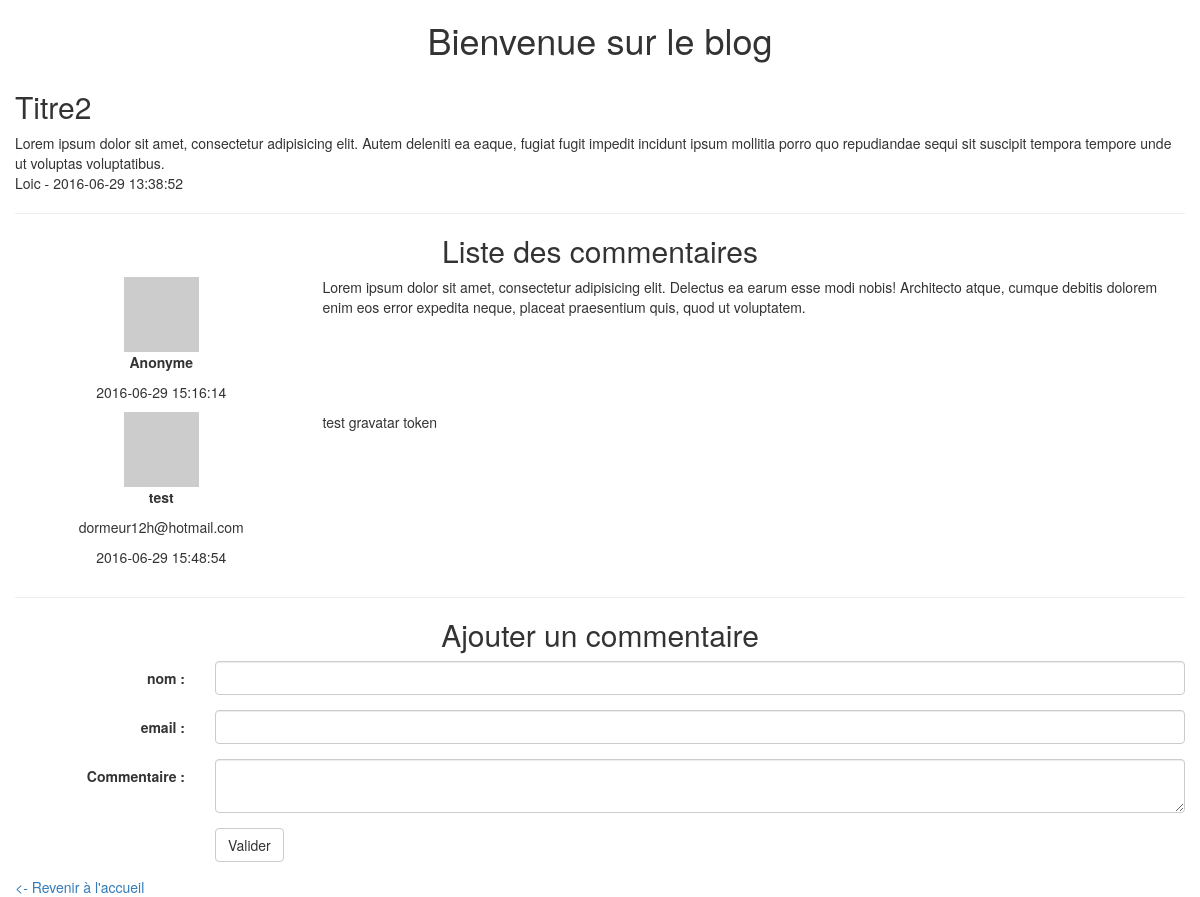
Page /article.php?id=2 on the committed database.
### tables this page shows
CREATE TABLE IF NOT EXISTS `articles` (
  `id` int(11) NOT NULL AUTO_INCREMENT,
  `titre` varchar(127) DEFAULT NULL,
  `contenu` text,
  `auteur` varchar(63) DEFAULT NULL,
  `date` datetime DEFAULT NULL,
  PRIMARY KEY (`id`)
);

CREATE TABLE IF NOT EXISTS `commentaires` (
  `id` int(11) NOT NULL AUTO_INCREMENT,
  `pseudo` varchar(63) DEFAULT '0',
  `email` varchar(127) DEFAULT '0',
  `contenu` text NOT NULL,
  `id_articles` int(11) NOT NULL DEFAULT '0',
  `date_com` datetime NOT NULL DEFAULT '0000-00-00 00:00:00',
  `valide` enum('0','1') NOT NULL DEFAULT '0',
  PRIMARY KEY (`id`)
);

### article.php (the view, shortened to what this page needs)
<?php
require('bdd.inc.php');
?>
<!DOCTYPE html>
<html lang="fr">
<head>
    <link rel="stylesheet" href="https://maxcdn.bootstrapcdn.com/bootstrap/3.3.6/css/bootstrap.min.css">
</head>
<body>
<div class="container">
    <div class="row">
        <h1 class="text-center">Bienvenue sur le blog</h1>
    </div>
</div>
<?php
if(!isset($_GET['id']) && $_GET['id'] == ''){
    header('Location: index.php');
}else{
?>
<div class="container">
    <div class="row">
        <?php
        $id = (int)$_GET['id'];
        $req = $bdd->prepare("SELECT * FROM articles WHERE id=:id");
        $req->bindParam(':id', $id, PDO::PARAM_INT);
        $req->execute();
        if($req){
            $articles = $req->fetchAll(PDO::FETCH_ASSOC);
            if($articles){
                foreach ($articles as $article) {
                    ?>
                    <div>
                        <h2><?php echo $article['titre']; ?></h2>
                        <p>
                            <?php echo $article['contenu']; ?><br>
                            <?php echo $article['auteur'] . ' - ' . $article['date']; ?>
                        </p>
                    </div>
                    <?php
                }
                ?>
                <hr>
                <div>
                    <h2 class="text-center">Liste des commentaires</h2>
                    <?php
                    $req = $bdd->query('SELECT * FROM mod_com WHERE id=1');
                    $moderation = $req->fetch(PDO::FETCH_ASSOC);
                    if ($moderation['mod'] == '0') {
                        $req = $bdd->prepare("SELECT * FROM commentaires WHERE id_articles=:id");
                        $req->bindParam(':id', $id, PDO::PARAM_INT);
                        $req->execute();
                    } else {
                        $req = $bdd->prepare("SELECT * FROM commentaires WHERE id_articles=:id AND valide='1'");
                        $req->bindParam(':id', $id, PDO::PARAM_INT);
                        $req->execute();
                    }
                    $commentaires = $req->fetchAll(PDO::FETCH_ASSOC);
                    foreach ($commentaires as $commentaire) {
                        ?>
                        <div class="col-md-3 text-center">
                            <?php if ($commentaire['email'] != '') {
                                $hash = md5(strtolower(trim($commentaire['email'])));
                                echo '<img src="https://www.gravatar.com/avatar/' . $hash . '?s=75" alt="" width="75"/>';
                            } else {
                                echo '<img src="https://www.gravatar.com/avatar/00000000000000000000000000000000?s=75" alt="" width="75"/>';
                            }
                            ?>
                            <p><b><?php if ($commentaire['pseudo'] == '') {
                                        echo 'Anonyme';
                                    } else {
                                        echo htmlspecialchars($commentaire['pseudo']);
                                    } ?></b></p>
                            <p><?php echo htmlspecialchars($commentaire['email']); ?></p>
                            <p><?php echo htmlspecialchars($commentaire['date_com']); ?></p>
                        </div>
                        <div class="col-md-9">
                            <?php echo htmlspecialchars($commentaire['contenu']); ?>
                        </div>
                        <div class="clearfix"></div>
                        <?php
                    }
                    ?>
                </div>
                <hr>
                <div>
                    <h2 class="text-center" id="AjoutCom">Ajouter un commentaire</h2>
                    <form action="commentaire_post.php" method="post" class="form-horizontal">
                        <div class="form-group">
                            <label for="name" class="col-md-2 control-label">nom :</label>
                            <div class="col-md-10">
                                <input class="form-control" type="text" id="name" name="name">
                            </div>
                        </div>
                        <div class="form-group">
                            <label class="col-md-2 control-label" for="email">email :</label>
                            <div class="col-md-10">
                                <input class="form-control" type="email" id="email" name="email">
                            </div>
                        </div>
                        <div class="form-group">
                            <label class="col-md-2 control-label" for="comment">Commentaire :</label>
                            <div class="col-md-10">
                                <textarea class="form-control" name="comment" id="comment"></textarea>
                            </div>
                        </div>
                        <div class="form-group">
                            <div class="col-md-offset-2 col-md-10">
                                <input class="btn btn-default" type="submit" value="Valider">
                            </div>
                        </div>
                    </form>
                    <a href="index.php"><- Revenir à l'accueil</a>
                </div>
                <?php
                }else{header('Location: erreur.php');}
            }else{header('Location: erreur.php');}
        }
        ?>
    </div>
</div>
</body>
</html>

### rows in the picture
articles: titre "Titre2", contenu "Lorem ipsum dolor sit amet, consectetur adipisicing elit. Autem deleniti ea eaque, fugiat fugit impedit incidunt ipsum mollitia porro quo repudiandae sequi sit suscipit tempora tempore unde ut voluptas voluptatibus.", auteur "Loic", date "2016-06-29 13:38:52"
commentaires: pseudo "Anonyme", date_com "2016-06-29 15:16:14", contenu "Lorem ipsum dolor sit amet, consectetur adipisicing elit. Delectus ea earum esse modi nobis! Architecto atque, cumque debitis dolorem enim eos error expedita neque, placeat praesentium quis, quod ut voluptatem."
commentaires: pseudo "test", email "dormeur12h@hotmail.com", date_com "2016-06-29 15:48:54", contenu "test gravatar token"
